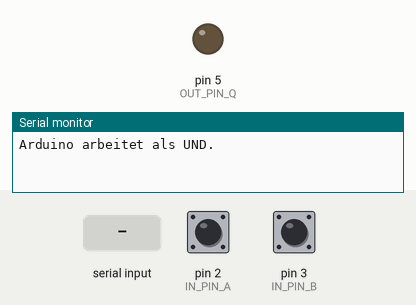
Simulated run of this sketch. Board: Arduino Uno, built with avr-gcc and run on an emulated ATmega328P. Parts: output pins drawn as LEDs (lit = HIGH), the last lines printed to the serial monitor. The inputs (shaded band) are chosen by the test bench; at power-on: pin 2 (IN_PIN_A) HIGH, pin 3 (IN_PIN_B) HIGH.

Above: at 1.2 s.
1.3 s: "A" received over Serial
At 2.7 s:
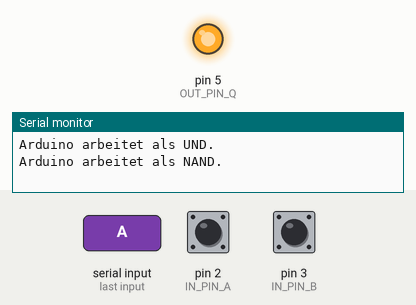
3.0 s: "U" received over Serial
At 4.0 s:
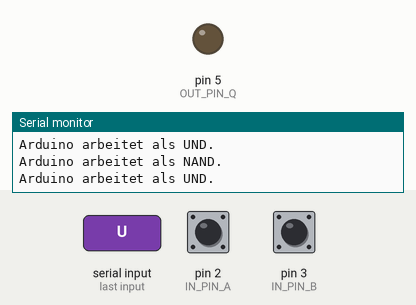
Timing chart, 0 to 6.0 s (numbered marks = the images above; inputs shaded):
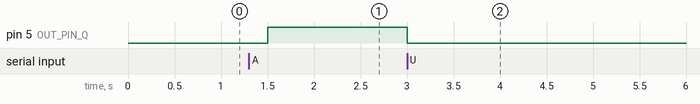

Measured:
- after the input at 1.3 s, pin 5 (OUT_PIN_Q): LOW → HIGH after 0.20 s
- after the input at 3.0 s, pin 5 (OUT_PIN_Q): HIGH → LOW at once

The sketch:

Arduino_Universal_Logik.ino
```cpp
//Arduino als universeller Logikbaustein
const int IN_PIN_A = 2;
const int IN_PIN_B = 3;
const int OUT_PIN_Q = 5;

int command = 'U';

void setup() {
  // Serielle Schnittstelle initialisieren
  Serial.begin(19200);
  ShowBehaviour();
  //Eingänge
  pinMode(IN_PIN_A, INPUT);
	pinMode(IN_PIN_B, INPUT);
	//Ausgang
	pinMode(OUT_PIN_Q, OUTPUT);
}

void loop() {
  bool q = false;
	bool a = digitalRead(IN_PIN_A) == LOW;
  bool b = digitalRead(IN_PIN_B) == LOW;
  int ret;

  if (Serial.available() > 0)
  {
    command = Serial.read();      // Save character received.
    ret = Serial.read();          // Save character received <return>.
    command &= ~0x20;             //Kleinbuchstaben in Grossbuchstaben ändern
    ShowBehaviour();
  }

  switch(command)
  {
    case 'U':   //UND
    {
      q = a && b;
    }
    break;

    case 'O':   //ODER
    {
      q = a || b;
    }
    break;

    case 'A':   //NAND
    {
      q = !(a && b);
    }
    break;

    case 'N':   //NOR
    {
      q = !(a || b);
    }
    break;

	  case 'E': //EXOR
    {
      q = a ^ b;
    }
    break;

    case 'X': //EXNOR
    {
      q = !(a ^ b);
    }
    break;
  }

  /*Serial.print("Command: ");
  Serial.print(command);
  Serial.println();
  Serial.print("A: ");
  Serial.print(a);
  Serial.println();
  Serial.print("B: ");
  Serial.print(b);
  Serial.println();
  Serial.print("Q: ");
  Serial.print(q);
  Serial.print("\n-----\n");*/
  digitalWrite(OUT_PIN_Q, q ? HIGH : LOW);
  delay(500);
}

void ShowBehaviour(void)
{
  switch(command)
  {
    case 'U':   //UND
    {
      Serial.print("Arduino arbeitet als UND.\n");
    }
    break;

    case 'O':   //ODER
    {
      Serial.print("Arduino arbeitet als ODER.\n");
    }
    break;

    case 'A':   //NAND
    {
      Serial.print("Arduino arbeitet als NAND.\n");
    }
    break;

    case 'N':   //NOR
    {
      Serial.print("Arduino arbeitet als NOR.\n");
    }
    break;

    case 'E': //EXOR
    {
      Serial.print("Arduino arbeitet als XOR.\n");
    }
    break;

    case 'X': //EXNOR
    {
      Serial.print("Arduino arbeitet als XNOR.\n");
    }
    break;
  }
}
```
